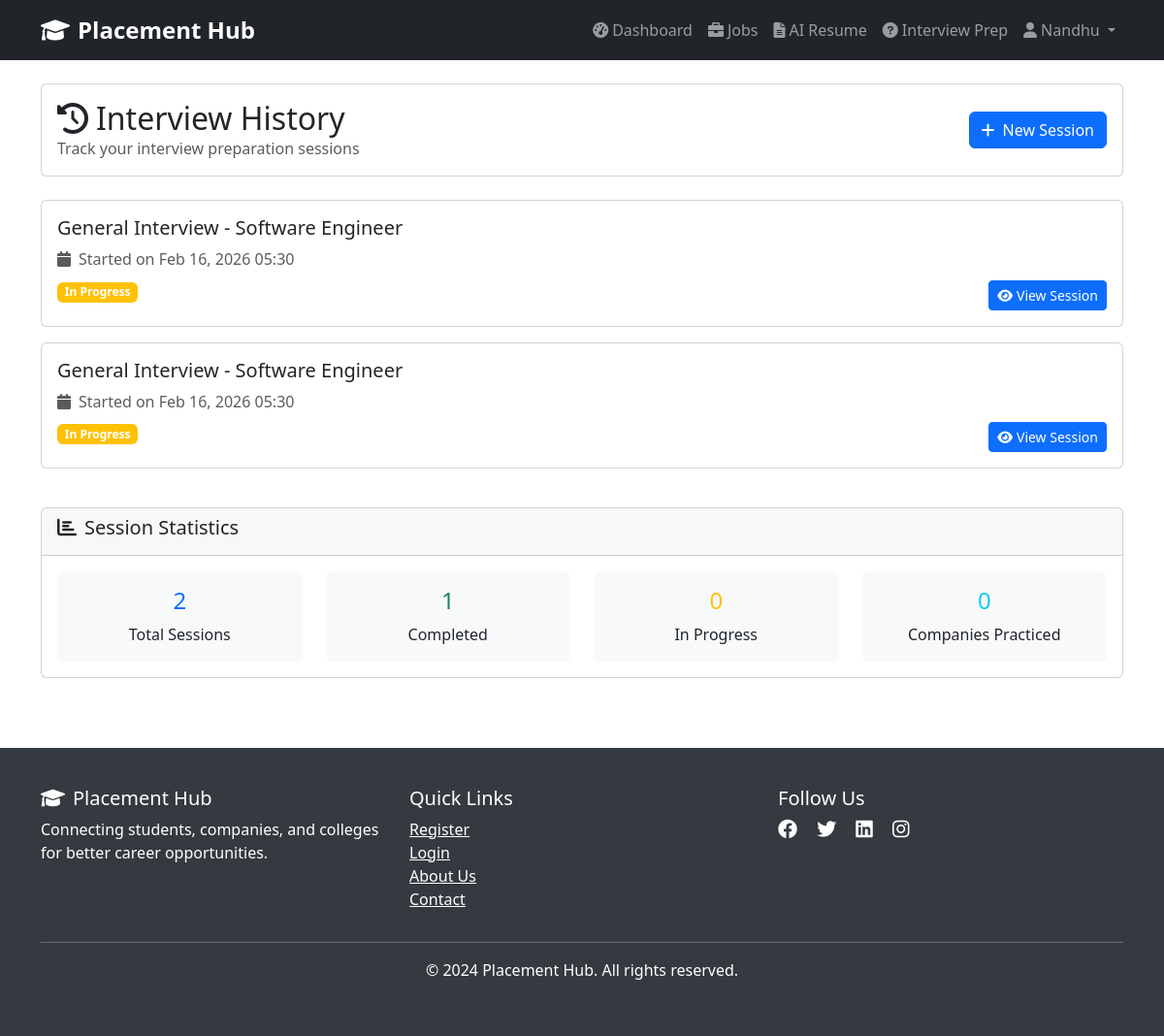
/ai-tools/interview/history/ (signed in), run on an earlier commit of the app's database.
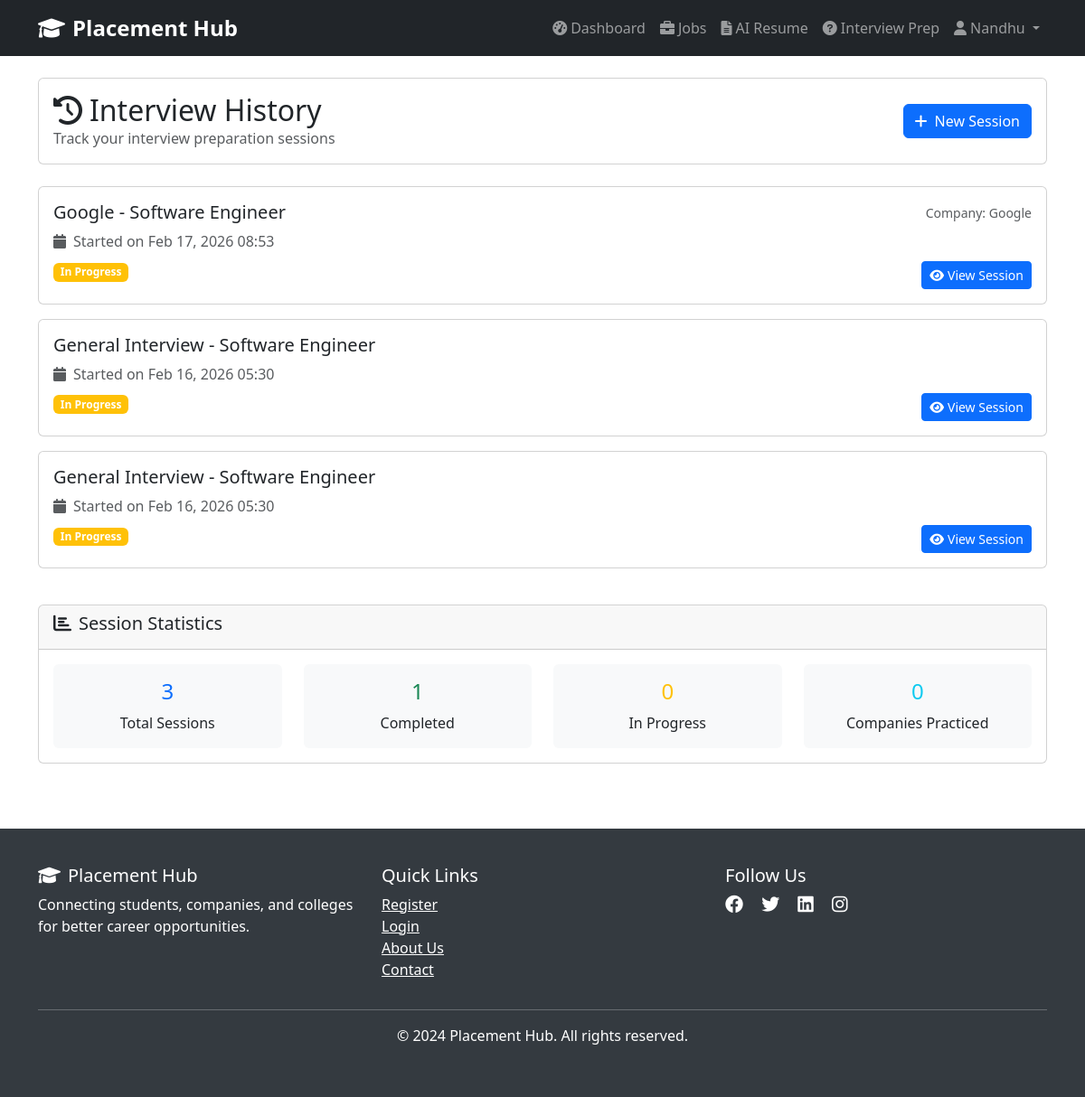
And on a later commit of the database.
### ai_tools/models.py (models this page shows, shortened)
class InterviewSession(models.Model):
    student = models.ForeignKey('students.StudentProfile', on_delete=models.CASCADE, related_name='interview_sessions')
    company = models.ForeignKey('companies.CompanyProfile', on_delete=models.CASCADE, blank=True, null=True)
    job_role = models.CharField(max_length=100, blank=True, null=True)
    questions = models.ManyToManyField(InterviewQuestion, through='SessionQuestion')
    started_at = models.DateTimeField(auto_now_add=True)
    completed_at = models.DateTimeField(blank=True, null=True)
    is_completed = models.BooleanField(default=False)

### companies/models.py (models this page shows, shortened)
class CompanyProfile(models.Model):
    INDUSTRY_CHOICES = [
        ('IT', 'Information Technology'),
        ('FINANCE', 'Finance & Banking'),
        ('HEALTHCARE', 'Healthcare'),
        ('EDUCATION', 'Education'),
        ('MANUFACTURING', 'Manufacturing'),
        ('RETAIL', 'Retail & E-commerce'),
        ('CONSULTING', 'Consulting'),
        ('STARTUP', 'Startup'),
        ('OTHER', 'Other'),
    ]
    user = models.OneToOneField(settings.AUTH_USER_MODEL, on_delete=models.CASCADE, related_name='company_profile')
    company_name = models.CharField(max_length=200)
    hr_name = models.CharField(max_length=100)
    company_email = models.EmailField()
    industry_type = models.CharField(max_length=20, choices=INDUSTRY_CHOICES)
    company_logo = models.ImageField(upload_to='company_logos/', blank=True, null=True)
    website = models.URLField(blank=True, null=True)
    description = models.TextField(blank=True, null=True)
    founded_year = models.IntegerField(blank=True, null=True)
    company_size = models.CharField(max_length=50, blank=True, null=True, help_text="e.g., 1-50, 51-200, 201-500, 500+")
    headquarters = models.CharField(max_length=200, blank=True, null=True)
    is_verified = models.BooleanField(default=False)
    created_at = models.DateTimeField(auto_now_add=True)
    updated_at = models.DateTimeField(auto_now=True)
    class Meta:
        verbose_name_plural = "Company Profiles"

### ai_tools/views.py (the view)
# urls.py: path('interview/history/', views.interview_history, name='interview_history'),
@login_required
def interview_history(request):
    if not request.user.is_student:
        return redirect('accounts:login')
    try:
        student_profile = request.user.student_profile
    except StudentProfile.DoesNotExist:
        return redirect('students:profile_complete')
    sessions = InterviewSession.objects.filter(student=student_profile).order_by('-started_at')
    return render(request, 'ai_tools/interview_history.html', {
        'student_profile': student_profile,
        'sessions': sessions
    })

### accounts/models.py (called while the page is built)
    @property
    def is_student(self):
        return self.role == 'student'

### templates/ai_tools/interview_history.html (shortened to what the changed rows need)
{% extends 'base.html' %}
{% block content %}
<div class="container py-4">
    <div class="row mb-4">
        <div class="col-12">
            <div class="card">
                <div class="card-body d-flex justify-content-between align-items-center">
                    <div>
                        <h2 class="mb-0"><i class="fas fa-history me-2"></i>Interview History</h2>
                    </div>
                </div>
            </div>
        </div>
    </div>
    <div class="row">
        <div class="col-12">
            {% if sessions %}
                {% for session in sessions %}
                    <div class="card mb-3">
                        <div class="card-body">
                            <div class="row">
                                <div class="col-md-8">
                                    <h5 class="card-title">
                                        {% if session.company %}
                                            {{ session.company.company_name }}
                                        {% else %}
                                            General Interview
                                        {% endif %}
                                        - {{ session.job_role }}
                                    </h5>
                                    <p class="text-muted mb-2">
                                        <i class="fas fa-calendar me-2"></i>Started on {{ session.started_at|date:"M d, Y H:i" }}
                                    </p>
                                    <div class="mb-2">
                                        {% if session.is_completed %}
                                            <span class="badge bg-success">Completed</span>
                                        {% else %}
                                            <span class="badge bg-warning">In Progress</span>
                                        {% endif %}
                                    </div>
                                </div>
                                <div class="col-md-4 text-end">
                                    <div class="d-flex flex-column h-100 justify-content-between">
                                        <div>
                                            <small class="text-muted">
                                                {% if session.company %}
                                                    Company: {{ session.company.company_name }}
                                                {% endif %}
                                            </small>
                                        </div>
                                        <div>
                                            <a href="{% url 'ai_tools:interview_session' session.id %}" class="btn btn-primary btn-sm">
                                                <i class="fas fa-eye me-1"></i>View Session
                                            </a>
                                        </div>
                                    </div>
                                </div>
                            </div>
                        </div>
                    </div>
                {% endfor %}
            {% endif %}
        </div>
    </div>
    {% if sessions %}
        <div class="row mt-4">
            <div class="col-12">
                <div class="card">
                    <div class="card-header">
                        <h5><i class="fas fa-chart-bar me-2"></i>Session Statistics</h5>
                    </div>
                    <div class="card-body">
                        <div class="row text-center">
                            <div class="col-md-3">
                                <div class="p-3 bg-light rounded">
                                    <h4 class="text-primary">{{ sessions|length }}</h4>
                                    <p class="mb-0">Total Sessions</p>
                                </div>
                            </div>
                            <div class="col-md-3">
                                <div class="p-3 bg-light rounded">
                                    <h4 class="text-success">{{ sessions|dictsort:"is_completed"|slice:":1"|first|yesno:"1,0" }}</h4>
                                    <p class="mb-0">Completed</p>
                                </div>
                            </div>
                            <div class="col-md-3">
                                <div class="p-3 bg-light rounded">
                                    <h4 class="text-warning">{{ sessions|dictsort:"is_completed"|slice:":1"|first|yesno:"0,1" }}</h4>
                                    <p class="mb-0">In Progress</p>
                                </div>
                            </div>
                            <div class="col-md-3">
                                <div class="p-3 bg-light rounded">
                                    <h4 class="text-info">{{ sessions|dictsort:"company"|length|default:0 }}</h4>
                                    <p class="mb-0">Companies Practiced</p>
                                </div>
                            </div>
                        </div>
                    </div>
                </div>
            </div>
        </div>
    {% endif %}
</div>
{% endblock %}

What changed in the data, as far as the page shows it:
added InterviewSession: company.company_name "Google", job_role "Software Engineer", started_at "Feb 17, 2026 08:53", shows "In Progress", is_completed.is_completed "1", is_completed.is_completed "0"
Also different on the page:
{{ sessions|length }}: "2" → "3"
